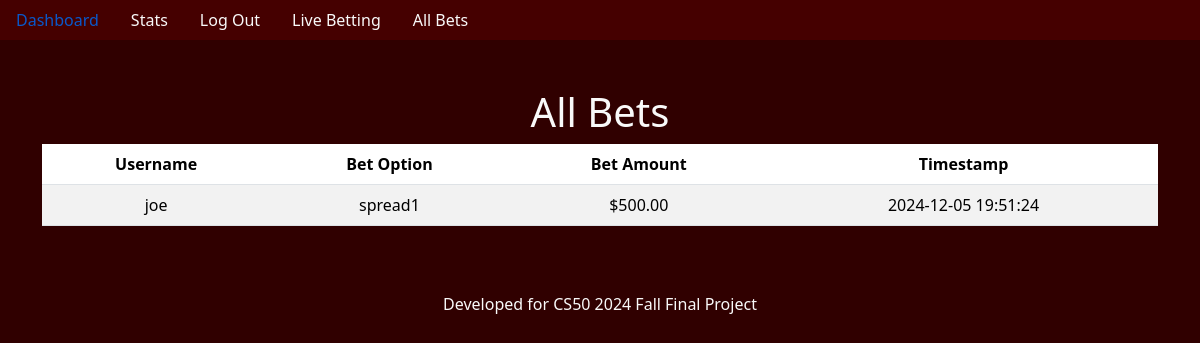
The app's page /bets (signed in), older data.
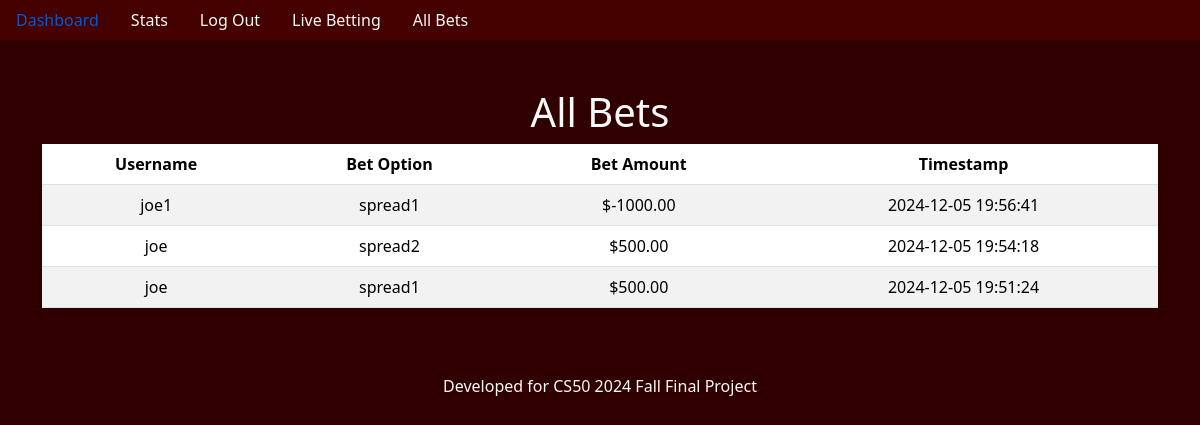
The same page, newer data.
### tables this page shows
CREATE TABLE bets (
    id INTEGER PRIMARY KEY AUTOINCREMENT,
    user_id INTEGER NOT NULL,
    bet_option TEXT NOT NULL,
    bet_amount REAL NOT NULL,
    timestamp DATETIME DEFAULT CURRENT_TIMESTAMP,
    FOREIGN KEY (user_id) REFERENCES users (id)
);

CREATE TABLE users (
    id INTEGER PRIMARY KEY AUTOINCREMENT,
    created TIMESTAMP NOT NULL DEFAULT CURRENT_TIMESTAMP,
    username TEXT NOT NULL,
    password TEXT NOT NULL,
    cash INTEGER NOT NULL DEFAULT 1000
);

### app.py (the view)
@app.route("/bets")
def bets():
    if "user_id" not in session:
        return redirect("/login")
    conn = sqlite3.connect("site.db")
    conn.row_factory = sqlite3.Row
    cursor = conn.cursor()
    cursor.execute(
        "SELECT users.username, bets.bet_option, bets.bet_amount, bets.timestamp "
        "FROM bets JOIN users ON bets.user_id = users.id ORDER BY bets.timestamp DESC"
    )
    all_bets = cursor.fetchall()
    conn.close()
    return render_template("bets.html", bets=all_bets)

### templates/bets.html (shortened to what this page needs)
{% extends "base.html" %}
{% block main %}
<div class="container mt-5">
    <h1>All Bets</h1>
    <table class="table table-striped">
        <thead>
            <tr>
                <th>Username</th>
                <th>Bet Option</th>
                <th>Bet Amount</th>
                <th>Timestamp</th>
            </tr>
        </thead>
        <tbody>
            {% for bet in bets %}
            <tr>
                <td>{{ bet["username"] }}</td>
                <td>{{ bet["bet_option"] }}</td>
                <td>${{ "%.2f"|format(bet["bet_amount"]) }}</td>
                <td>{{ bet["timestamp"] }}</td>
            </tr>
            {% endfor %}
        </tbody>
    </table>
</div>
{% endblock %}

Row changes from the older to the newer data that the page shows:
added bets: username "joe1", bet_option "spread1", bet_amount "-1000.00", timestamp "2024-12-05 19:56:41"
added bets: username "joe", bet_option "spread2", bet_amount "500.00", timestamp "2024-12-05 19:54:18"
